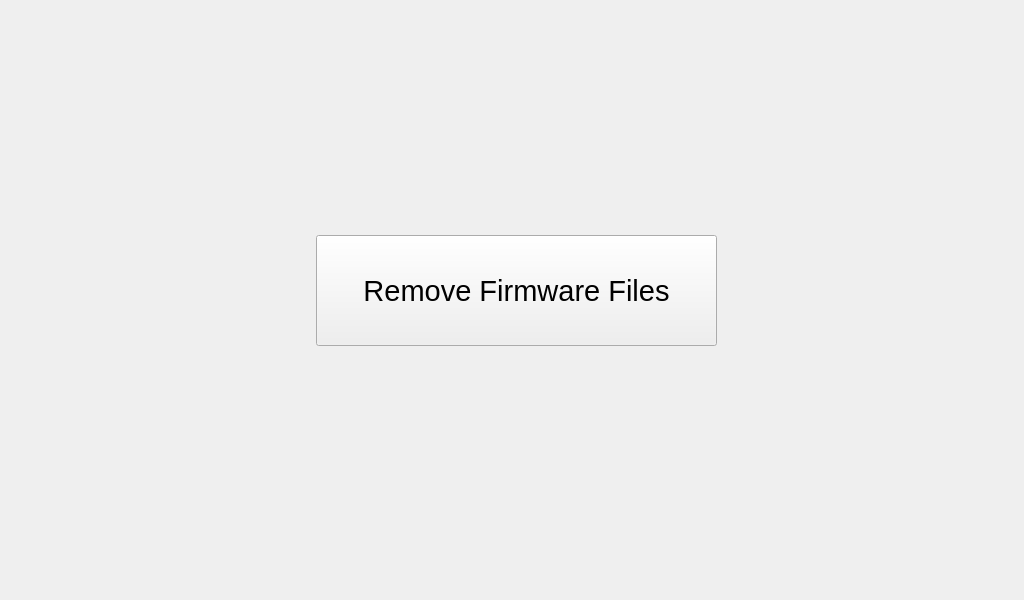
<?xml version="1.0" encoding="UTF-8"?>
<ui version="4.0">
 <class>removeFirmwareFiles</class>
 <widget class="QWidget" name="removeFirmwareFiles">
  <property name="geometry">
   <rect>
    <x>0</x>
    <y>0</y>
    <width>1024</width>
    <height>600</height>
   </rect>
  </property>
  <property name="font">
   <font>
    <pointsize>22</pointsize>
   </font>
  </property>
  <property name="windowTitle">
   <string>Form</string>
  </property>
  <widget class="QPushButton" name="removeFirmwareBut">
   <property name="geometry">
    <rect>
     <x>316</x>
     <y>235</y>
     <width>401</width>
     <height>111</height>
    </rect>
   </property>
   <property name="text">
    <string>Remove Firmware Files</string>
   </property>
  </widget>
 </widget>
 <resources/>
 <connections/>
</ui>
